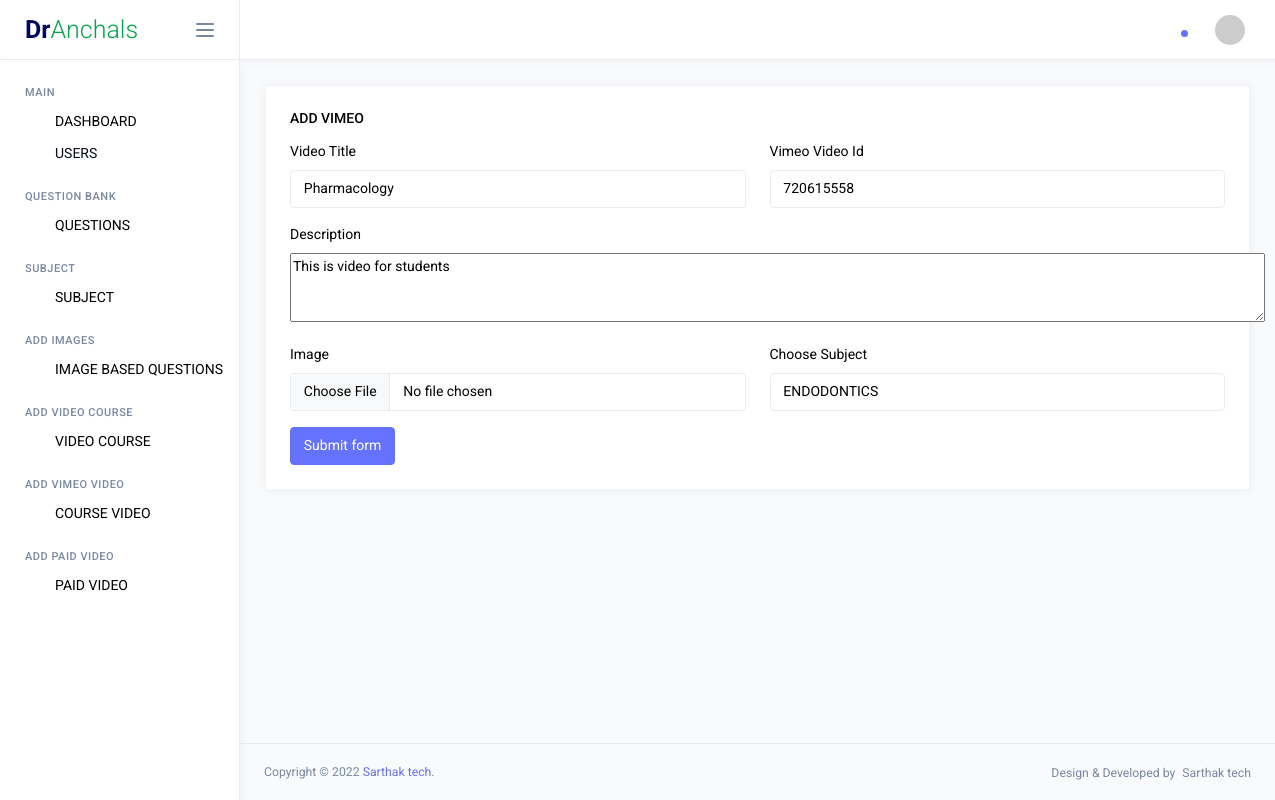
Screenshot of /add-vimeo.php?edit=5 (signed in) with the database file from the repository.
### tables this page shows
CREATE TABLE `videos` (
  `id` int(11) NOT NULL,
  `video_titel` varchar(250) NOT NULL,
  `discription` text NOT NULL,
  `videopath` varchar(250) NOT NULL,
  `videothumble` text NOT NULL,
  `showhide` varchar(20) DEFAULT NULL,
  `courseid` varchar(22) NOT NULL
);

### add-vimeo.php (the view, shortened to what this page needs)
<?php
include "db.php";
?>
<!DOCTYPE html>
<html lang="en">
<head>
    <link rel="stylesheet" href="assets/vendors/core/core.css">
    <link rel="stylesheet" href="assets/vendors/bootstrap-datepicker/bootstrap-datepicker.min.css">
    <link rel="stylesheet" href="assets/fonts/feather-font/css/iconfont.css">
    <link rel="stylesheet" href="assets/vendors/flag-icon-css/css/flag-icon.min.css">
    <link rel="stylesheet" href="assets/css/demo1/style.css">
</head>
<body>
    <div class="main-wrapper">
        <?php
            include "header.php";
        ?>
        <div class="page-wrapper">
            <nav class="navbar">
                <div class="navbar-content">
                    <ul class="navbar-nav">
                        <li class="nav-item dropdown">
                            <a class="nav-link dropdown-toggle" href="#" id="notificationDropdown" role="button"
                                data-bs-toggle="dropdown" aria-haspopup="true" aria-expanded="false">
                                <div class="indicator">
                                    <div class="circle"></div>
                                </div>
                            </a>
                        </li>
                        <li class="nav-item dropdown">
                            <a class="nav-link dropdown-toggle" href="#" id="profileDropdown" role="button"
                                data-bs-toggle="dropdown" aria-haspopup="true" aria-expanded="false">
                                <img class="wd-30 ht-30 rounded-circle" src="https://via.placeholder.com/30x30"
                                    alt="profile">
                            </a>
                        </li>
                    </ul>
                </div>
            </nav>
    <?php
if(isset($_GET['edit'])){
$cid1=$_GET['edit'];
$sql1 = mysqli_query($con, "SELECT * FROM `videos` where id='$cid1'");
$ceck =  mysqli_num_rows($sql1);
if ($ceck > 0) {
$row=mysqli_fetch_array($sql1);
	$subject=     $row['video_titel'] ;
	$description=   $row['discription'] ;
	$prices=  $row['videopath'] ;
}
}else{
	$checkupdate=0;
	$subject=     "";
	$description=   "";
	$prices=  "";
	$image=    "";
}
?>
    <div class="page-content">
        <div class="row">
            <div class="col-md-12 stretch-card">
                <div class="card">
                    <div class="card-body">
                        <h6 class="card-title"><i data-feather="plus"></i> Add Vimeo</h6>
                        <form method="post" action="" enctype="multipart/form-data">
                            <div class="row">
                                <div class="col-sm-6">
                                    <div class="mb-3">
                                        <label class="form-label">Video Title</label>
                                        <input type="text" name='coursename' value="<?php echo $subject ?>"
                                            class="form-control" placeholder="Video Title" required>
                                    </div>
                                </div>
                                <div class="col-sm-6">
                                    <div class="mb-3">
                                        <label class="form-label">Vimeo Video Id</label>
                                        <input type="text" name='videoid' value="<?php echo $prices ?>"
                                            class="form-control" placeholder="Vimeo Video Id" required>
                                    </div>
                                </div>
                            </div>
                            <div class="row">
                                <div class="col-sm-6">
                                    <div class="mb-3">
                                        <label class="form-label">Description</label>
                                        <textarea cols="130" rows="3"
                                            name="discription"><?php echo $description ?>  </textarea>
                                    </div>
                                </div>
                            </div>
                            <div class="row">
                                <div class="col-sm-6">
                                    <div class="mb-3">
                                        <label class="form-label">Image </label>
                                        <input type="file" name='video' class="form-control" placeholder="Option 1" required>
                                    </div>
                                </div>
                                <div class="col-sm-6">
                                    <div class="mb-3">
                                        <label class="form-label">Choose Subject </label>
                                        <select class="form-control" name="courseprice" id="">
                                            <?php
	$query = "SELECT * FROM `corce` ORDER BY id DESC  ";
$queryfire = mysqli_query($con, $query);
$num = mysqli_num_rows($queryfire);
if ($num > 0) {
  while($item = mysqli_fetch_array($queryfire)){
print_r($item);
?>
                                            <option value="<?php echo $item['id'] ?>">
                                                <?php echo $item['coursename'] ?>
                                            </option>
                                            <?php
}
}
		?>
                                        </select>
                                    </div>
                                </div>
                            </div>
                            <input type="submit" name='submit' value="Submit form" class="btn btn-primary submit">
                        </form>
                    </div>
                </div>
            </div>
        </div>
    </div>
    <footer
        class="footer d-flex flex-column flex-md-row align-items-center justify-content-between px-4 py-3 border-top small">
        <p class="text-muted mb-1 mb-md-0">Copyright © 2022 <a href="https://www.sarthaktech" target="_blank">Sarthak
                tech</a>.</p>
        <p class="text-muted">Design & Developed by <i class="mb-1 text-primary ms-1 icon-sm" data-feather="heart"></i>
            Sarthak tech</p>
    </footer>
    </div>
    </div>
</body>
</html>

### rows the page displays
videos: coursename "Pharmacology", videoid "720615558", discription "This is video for students"

### other values shown
form field courseprice "ENDODONTICS"
